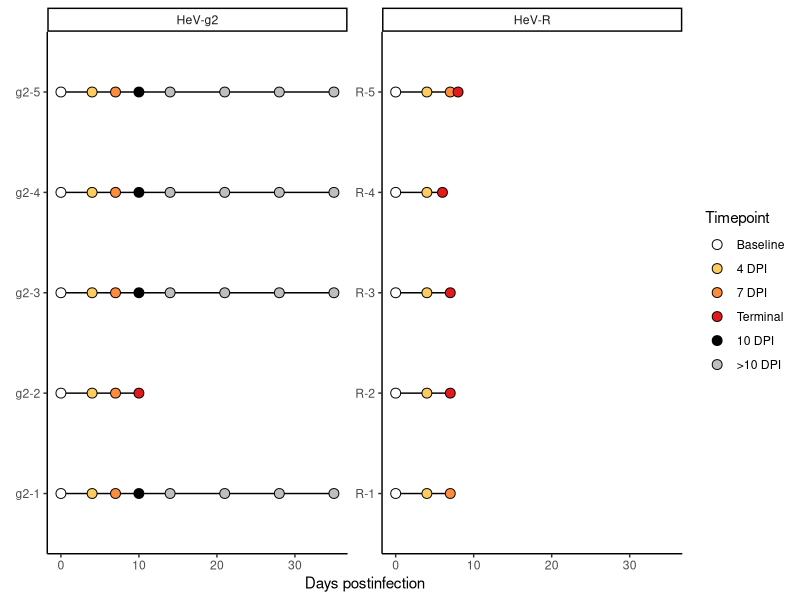
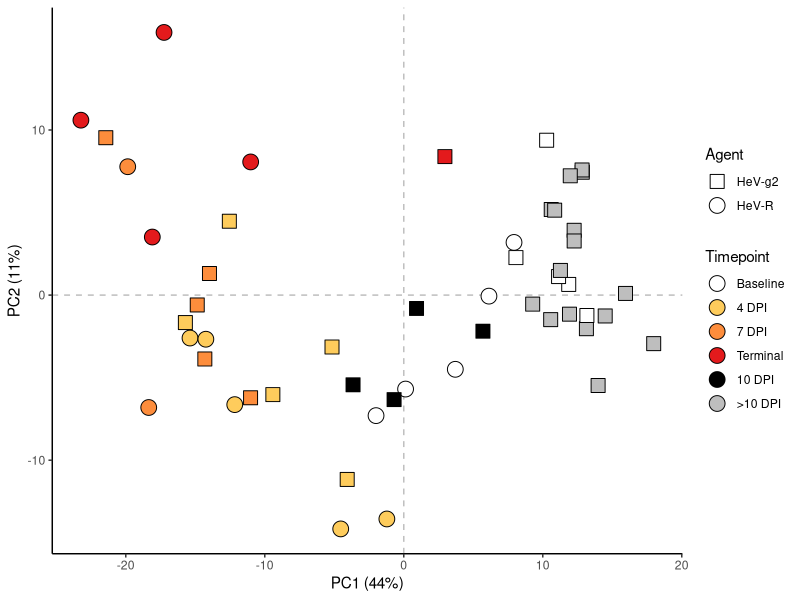
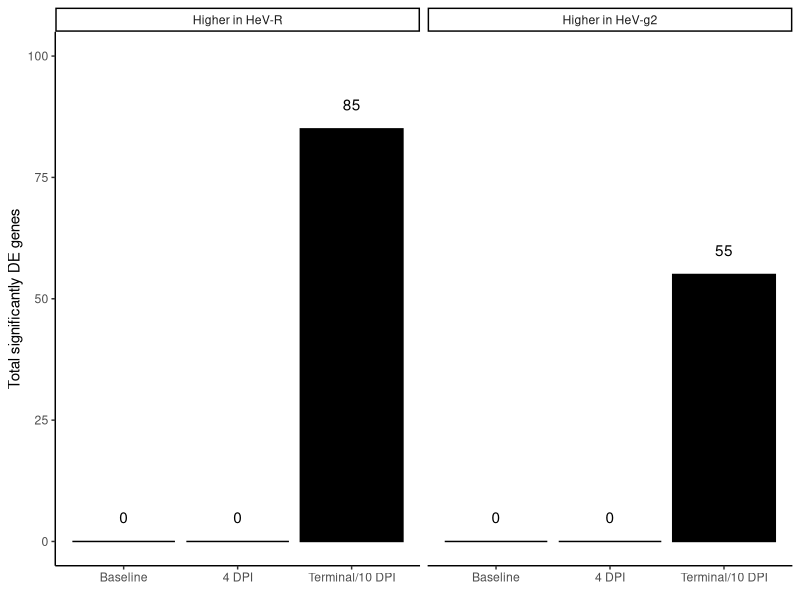
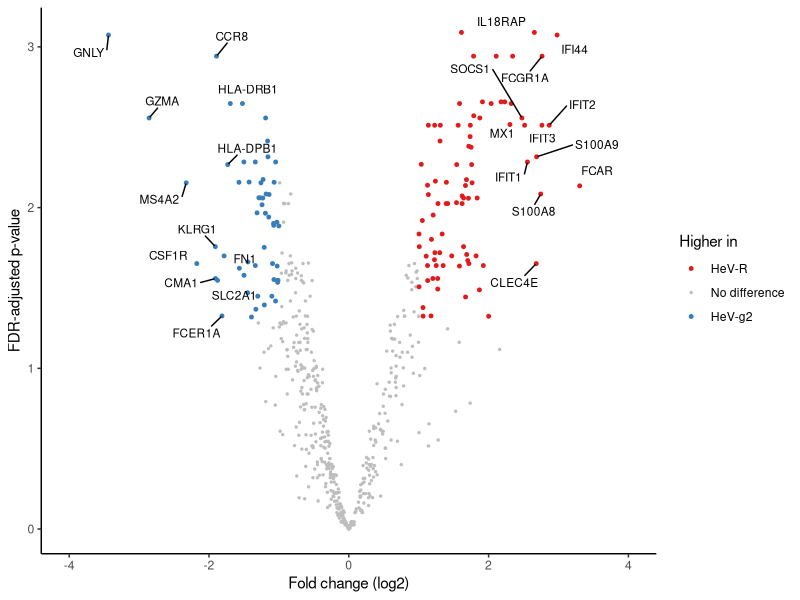
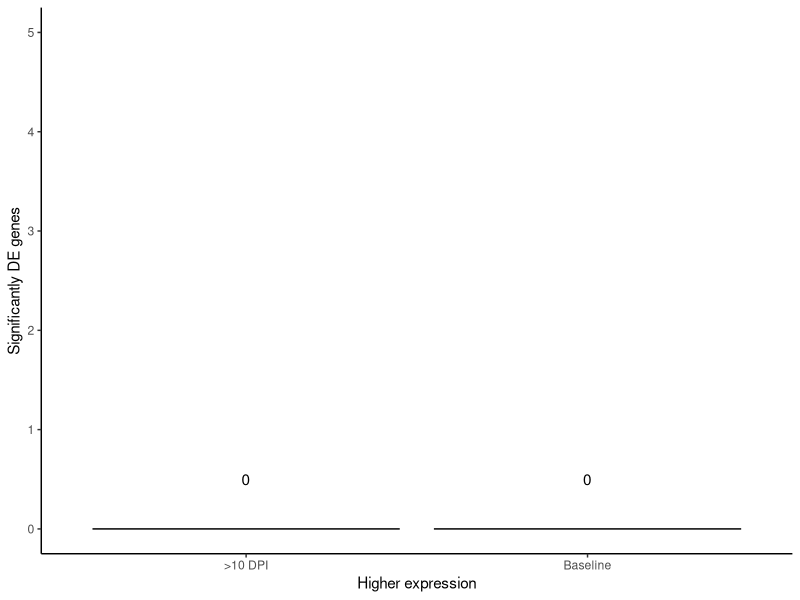
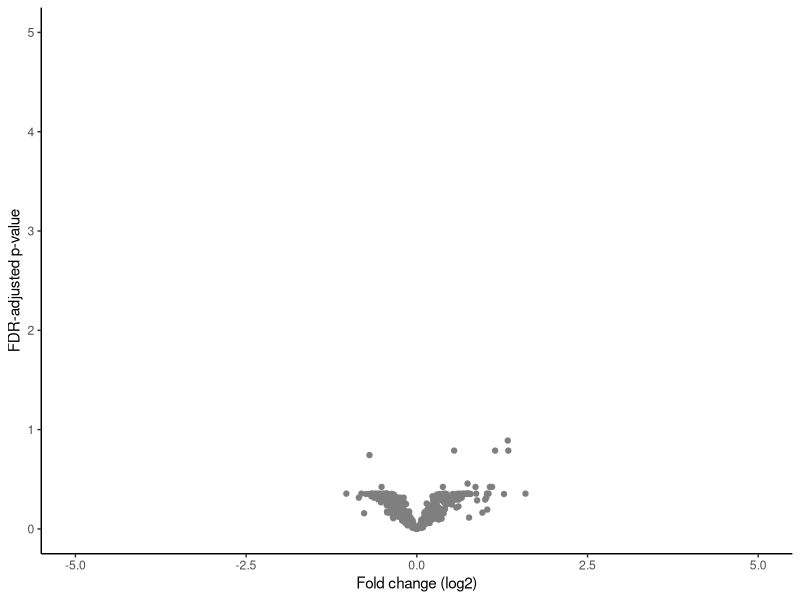
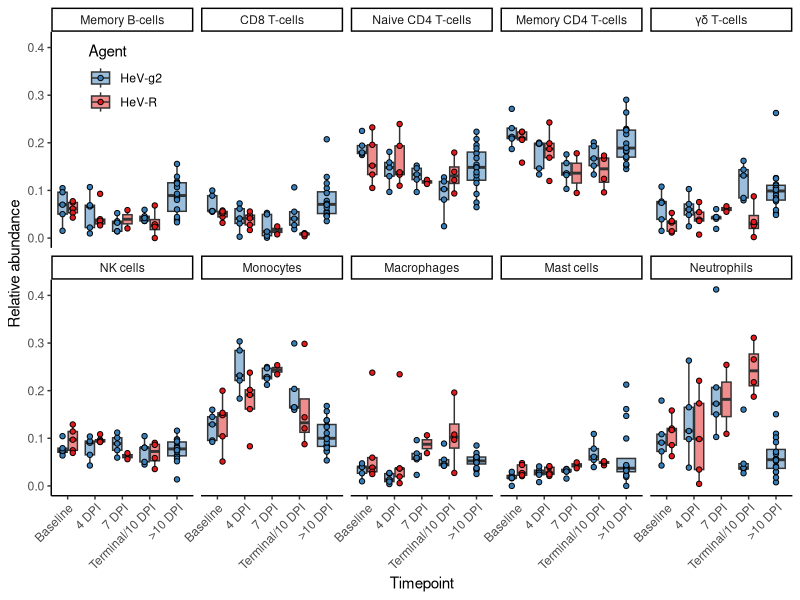

Write R code to recreate these figures, in order.
#!/usr/bin/env Rscript

## setup -----------------------------------------------------------------------
rm(list=ls(all.names=TRUE))
suppressPackageStartupMessages(library(tidyverse))
suppressPackageStartupMessages(library(edgeR))
options(stringsAsFactors=FALSE)
theme_set(theme_classic())

# helper variables
cols.times <- c(Baseline="white", "4 DPI"="#fecc5c", 
                "7 DPI"="#fd8d3c", Terminal="#e31a1c", 
                "10 DPI"="black", ">10 DPI"="grey")
cols.reg <- c("HeV-R"="#e31a1c", "No difference"="grey", "HeV-g2"="#377eb8")

# helper functions
run.de.strain <- function(timepoint, counts.mat, meta.mat, psig=0.05, fsig=1) {
  # subset by time-point and re-level agent column
  meta.mat <- meta.mat %>%
             filter(Timepoint==timepoint) %>%
             mutate(Agent=factor(Agent, 
                                 levels=c("HeV-g2", "HeV-R"),
                                 labels=c("g2", "Redlands")))
  counts.mat <- counts.mat[ , rownames(meta.mat)]
  
  # define model by "agent" column and define contrasts
  mm <- model.matrix(~0 + meta.mat$Agent)
  colnames(mm) <- levels(meta.mat$Agent)
  cont <- makeContrasts(Redlands-g2, levels=mm)
  
  # prep counts. Remove genes where <3 samples are above threshold (20),
  # normalize, and fit a linear model
  fit <- counts.mat[rowSums(counts.mat > 20) > 3, ] %>% 
         DGEList() %>%
         calcNormFactors() %>% 
         voom(design=mm) %>% # normalize
         lmFit(design=mm)
  
  # run differential expression, annotate, and return data frame
  degenes <- contrasts.fit(fit, cont) %>%
             eBayes() %>%
             topTable(n=Inf) %>%
             rownames_to_column("Gene") %>%
             mutate(psig=(adj.P.Val < psig),
                    fsig=(abs(logFC) > fsig),
                    padj=adj.P.Val,
                    Significant=(psig & fsig),
                    Regulation="No difference",
                    Timepoint=timepoint) %>%
             select(Gene, logFC, padj, Significant, Regulation, Timepoint)
  degenes[degenes$Significant & degenes$logFC > 0, "Regulation"] <- "HeV-R"
  degenes[degenes$Significant & degenes$logFC < 0, "Regulation"] <- "HeV-g2"
  degenes$Regulation <- factor(degenes$Regulation, 
                               levels=c("HeV-R", "No difference", "HeV-g2"))
  return(degenes)
}

run.de.timepoint <- function(counts.mat, meta.mat, model.mat, contrast, 
                             psig=0.05, fsig=1) {
  # prep counts. Remove genes where <3 samples are above threshold (20),
  # normalize, and fit a linear model
  fit <- counts.mat[rowSums(counts.mat > 20) > 3, ] %>% 
         DGEList() %>%
         calcNormFactors() %>% 
         voom(design=model.mat) %>% # normalize
         lmFit(design=model.mat)
  
  # run differential expression, annotate, and return data frame
  degenes <- contrasts.fit(fit, contrast) %>%
             eBayes() %>%
             topTable(n=Inf) %>%
             rownames_to_column("Gene") %>%
             mutate(psig=(adj.P.Val < psig),
                    fsig=(abs(logFC) > fsig),
                    padj=adj.P.Val,
                    Significant=(psig & fsig),
                    Regulation="No difference") %>%
             select(Gene, logFC, padj, Significant, Regulation)
  degenes$Regulation <- "None"
  degenes[degenes$Significant & degenes$logFC > 0, "Regulation"] <- "Up"
  degenes[degenes$Significant & degenes$logFC < 0, "Regulation"] <- "Down"
  degenes$Regulation <- factor(degenes$Regulation, 
                               levels=c("Up", "None", "Down"))
  return(degenes)
}

## inputs ----------------------------------------------------------------------
# load metadata and plot samples
meta <- read.csv("samplesheet.csv", na.strings="") %>%
        filter(QC.pass) %>%
        mutate(Timepoint=factor(Timepoint, levels=names(cols.times)))
rownames(meta) <- str_replace(meta$ID, "-", ".")
meta %>%
  ggplot(aes(DPI, NHP, group=NHP, fill=Timepoint)) +
  geom_line() +
  geom_point(pch=21, size=3) +
  scale_fill_manual(values=cols.times) +
  facet_wrap(~Agent, ncol=2, scales="free_y") +
  labs(x="Days postinfection",
       y=element_blank())
ggsave("analysis/samples.png",
       units="cm", width=15, height=8)

# thresholded counts
counts <- read.csv("analysis/counts-thresholded.csv", 
                   row.names=1) %>%
          as.matrix()
# remove controls
counts <- counts[!str_detect(rownames(counts), "^NEG|^POS"), ]

# align rows and columns
x <- intersect(rownames(meta), colnames(counts))
counts <- counts[ , x]
meta <- meta[x, ]
rm(x)

## QC: PCA ---------------------------------------------------------------------
# all samples
# filter genes with no counts above the threshold
dds <- counts[rowSums(counts > 20) > 3, ] %>%
       DGEList() %>%
       calcNormFactors() %>% 
       cpm()
# save CPM for CIBERSORT
dds %>%
  as.data.frame() %>%
  rownames_to_column("Gene") %>%
  write.table("analysis/cibersort-input.tsv", sep="\t")
# log transform and format
dds <- dds %>%
       log2() %>% 
       t()

# run PCA
pca <- dds %>%
        prcomp()
pcs <- summary(pca)$importance["Proportion of Variance", 1:2]
pcs <- round(100*pcs)
pcs <- paste0(c("PC1 (", "PC2 ("), pcs, "%)")
pca <- pca$x %>%
       as.data.frame() %>%
       rownames_to_column("ID") %>%
       mutate(ID=str_replace(ID, "\\.", "-")) %>%
       select(ID, PC1, PC2) %>%
       left_join(meta, by="ID")
pca %>%
  ggplot(aes(PC1, PC2, shape=Agent, fill=Timepoint)) +
  geom_hline(yintercept=0, linetype=2, col="grey") +
  geom_vline(xintercept=0, linetype=2, col="grey") +
  geom_point(size=5) +
  scale_fill_manual(values=cols.times) +
  scale_shape_manual(values=c("HeV-R"=21, "HeV-g2"=22)) +
  guides(fill=guide_legend(override.aes=list(shape=21))) +
  labs(x=pcs[1],
       y=pcs[2])
ggsave("analysis/pca-all.png",
       units="cm", width=15, height=8)
rm(pca, pcs)

# clean up
rm(dds)

## differential expression analyses: by viral strain ---------------------------
# put 10 DPI and terminal on the same level
m <- meta %>%
     mutate(Timepoint=factor(Timepoint,
                             levels=c("Baseline", "4 DPI", "7 DPI",
                                      "Terminal", "10 DPI"),
                             labels=c("Baseline", "4 DPI", "7 DPI",
                                      "Terminal/10 DPI", "Terminal/10 DPI")))

# run DE between HeV-g2 and HeV-R and save outputs
# do NOT run on 7 DPI because there are only 2x HeV-R 
dds <- c("Baseline", "4 DPI", "Terminal/10 DPI") %>%
       lapply(run.de.strain, counts.mat=counts, meta.mat=m) %>%
       do.call(rbind, .) %>%
       mutate(Timepoint=factor(Timepoint, 
                               levels=c("Baseline", "4 DPI", 
                                        "Terminal/10 DPI")))
write.csv(dds, "analysis/results-strain.csv", row.names=FALSE)

# total DE genes per timepoint
dds %>%
  filter(Significant) %>%
  group_by(Timepoint, Regulation) %>%
  summarise(Genes=n(),
            .groups="drop") %>% 
  # add in missing zeros
  right_join(expand.grid(Timepoint=levels(dds$Timepoint),
                         Regulation=c("HeV-R", "HeV-g2")),
             by=c("Timepoint", "Regulation")) %>%
  replace_na(list(Genes=0)) %>%
  # update group labels
  mutate(Regulation=factor(Regulation, 
                           labels=c("Higher in HeV-R", 
                                    "Higher in HeV-g2"))) %>%
  ggplot(aes(Timepoint, Genes)) +
  geom_col(col="black", fill="black") +
  geom_text(aes(label=Genes), nudge_y=5) +
  scale_y_continuous(limits=c(0, 100)) +
  facet_wrap(~Regulation) +
  labs(x=element_blank(),
       y="Total significantly DE genes")
ggsave("analysis/degenes-strain.png",
       units="cm", width=15, height=10)

# volcano for terminal/10 DPI
top.de <- dds %>%
          filter(Timepoint=="Terminal/10 DPI",
                 Significant) %>%
          group_by(Regulation) %>%
          top_n(n=12, wt=abs(logFC)) %>% 
          ungroup()
dds %>%
  filter(Timepoint=="Terminal/10 DPI") %>%
  ggplot(aes(logFC, -log10(padj), col=Regulation, size=Regulation)) +
  geom_point() +
  ggrepel::geom_text_repel(data=top.de, aes(label=Gene), 
                           col="black", size=3, force=25, max.iter=1e6) +
  xlim(-4, 4) +
  scale_color_manual(values=cols.reg) +
  scale_size_manual(values=c(1, 0.5, 1)) +
  labs(x="Fold change (log2)",
       y="FDR-adjusted p-value",
       col="Higher in",
       size="Higher in")
ggsave("analysis/volcano-strain.png",
       units="cm", width=15, height=10) 

# clean up
rm(m, dds, top.de)

## differential expression analyses: 4 DPI vs. baseline ------------------------
# g2
m <- meta %>%
     filter(Agent=="HeV-g2",
            Timepoint %in% c("Baseline", "4 DPI")) %>%
     mutate(Timepoint=droplevels(Timepoint))
c <- counts[, rownames(m)]
# define model 
mm <- model.matrix(~0 + m$Timepoint)
colnames(mm) <- c("Baseline", "DPI4")
dds <- run.de.timepoint(c, m, mm, makeContrasts(DPI4-Baseline, 
                                              levels=colnames(mm))) %>%
       mutate(Agent="HeV-g2")

# Redlands
m <- meta %>%
     filter(Agent=="HeV-R",
            Timepoint %in% c("Baseline", "4 DPI")) %>%
     mutate(Timepoint=droplevels(Timepoint))
c <- counts[, rownames(m)]
# define model 
mm <- model.matrix(~0 + m$Timepoint)
colnames(mm) <- c("Baseline", "DPI4")
dds <- run.de.timepoint(c, m, mm, makeContrasts(DPI4-Baseline, 
                                                levels=colnames(mm))) %>%
       mutate(Agent="HeV-R") %>%
       # add g2 results
       rbind(dds)

# Venn diagram of DE genes
dds <- list("HeV-R"=dds %>%
                    filter(Agent=="HeV-R", 
                           Significant) %>%
                    select(Gene) %>%
                    unlist(),
            "HeV-g2"=dds %>%
                     filter(Agent=="HeV-g2", 
                            Significant) %>%
                     select(Gene) %>%
                     unlist())
VennDiagram::venn.diagram(dds, "analysis/venn-4dpi.png", imagetype="png", 
                          units="in", width=2.5, height=2.5,
                          disable.logging=TRUE,  
                          fontfamily="sans", cat.fontfamily="sans", 
                          margin=0.05, cat.pos=c(-140, 140), cat.dist=0.06, 
                          fill=cols.reg[c("HeV-R", "HeV-g2")], alpha=0.5)

# clean up
rm(c, dds, m, mm)

## differential expression analyses: 10/term vs. baseline ----------------------
# g2
m <- meta %>%
     filter(Agent=="HeV-g2",
            Timepoint %in% c("Baseline", "10 DPI")) %>%
     mutate(Timepoint=droplevels(Timepoint))
c <- counts[, rownames(m)]
# define model 
mm <- model.matrix(~0 + m$Timepoint)
colnames(mm) <- c("Baseline", "DPI10")
dds <- run.de.timepoint(c, m, mm, makeContrasts(DPI10-Baseline, 
                                                levels=colnames(mm))) %>%
       mutate(Agent="HeV-g2")

# Redlands
m <- meta %>%
     filter(Agent=="HeV-R",
            Timepoint %in% c("Baseline", "Terminal")) %>%
     mutate(Timepoint=droplevels(Timepoint))
c <- counts[, rownames(m)]
# define model 
mm <- model.matrix(~0 + m$Timepoint)
colnames(mm) <- c("Baseline", "Terminal")
dds <- run.de.timepoint(c, m, mm, makeContrasts(Terminal-Baseline, 
                                                levels=colnames(mm))) %>%
       mutate(Agent="HeV-R") %>%
       # add g2 results
       rbind(dds)

# Venn diagram of DE genes
dds <- list("HeV-R"=dds %>%
              filter(Agent=="HeV-R", 
                     Significant) %>%
              select(Gene) %>%
              unlist(),
            "HeV-g2"=dds %>%
              filter(Agent=="HeV-g2", 
                     Significant) %>%
              select(Gene) %>%
              unlist())
VennDiagram::venn.diagram(dds, "analysis/venn-10dpiterm.png", imagetype="png", 
                          units="in", width=2.5, height=2.5,
                          disable.logging=TRUE,  
                          fontfamily="sans", cat.fontfamily="sans", 
                          margin=0.05, cat.pos=c(-40, 30), cat.dist=0.06, 
                          fill=cols.reg[c("HeV-R", "HeV-g2")], alpha=0.5)

# clean up
rm(c, dds, m, mm)

## differential expression analyses: >10 DPI vs. baseline ----------------------
# filter metadata to HeV-g2 only, baseline vs. >10 DPI
m <- meta %>%
     filter(Agent=="HeV-g2",
            Timepoint %in% c(">10 DPI", "Baseline")) %>%
     mutate(Timepoint=factor(Timepoint, levels=unique(Timepoint)))
# filter counts
c <- counts[ , rownames(m)]
mm <- model.matrix(~0 + m$Timepoint)
colnames(mm) <- c("Baseline", "Convalescent")
dds <- run.de.timepoint(c, m, mm, makeContrasts(Convalescent-Baseline, 
                                                levels=colnames(mm)))
write.csv(dds, "analysis/results-recovery.csv", row.names=FALSE)

# total DE genes
dds %>%
  filter(Significant) %>%
  group_by(Regulation) %>%
  summarise(Genes=n(),
            .groups="drop") %>% 
  # add in missing zeros
  right_join(data.frame(Regulation=c(">10 DPI", "Baseline")),
             by="Regulation") %>%
  replace_na(list(Genes=0)) %>%
  ggplot(aes(Regulation, Genes)) +
  geom_col(col="black", fill="black") +
  geom_text(aes(label=Genes), nudge_y=0.5) +
  scale_y_continuous(limits=c(0, 5), breaks=0:5) +
  labs(x="Higher expression",
       y="Significantly DE genes")
ggsave("analysis/degenes-recovery.png",
       units="cm", width=10, height=10)

# volcano plot
dds %>%
  ggplot(aes(logFC, -log10(padj), col=Regulation)) +
  geom_point() +
  scale_y_continuous(limits=c(0, 5), breaks=0:5) +
  xlim(-5, 5) +
  scale_color_manual(values=cols.reg) +
  labs(x="Fold change (log2)",
       y="FDR-adjusted p-value",
       col="Higher in") +
  theme(legend.position="bottom")
ggsave("analysis/volcano-recovery.png",
       units="cm", width=10, height=10) 

# clean up
rm(m, dds, c, mm)

## DCQ -------------------------------------------------------------------------
# read cibersort output. Remove columns with all zeros plus rows with p > 0.05
dcq <- read.csv("analysis/cibersort-output.csv") %>%
       filter(P.value < 0.05) %>% 
       select(-P.value, -Correlation, -RMSE) %>%
       column_to_rownames("Mixture")

# remove cell types with no samples >10%
dcq <- dcq[, apply(dcq, 2, max) > 0.1]
dcq$ID <- str_replace(rownames(dcq), "\\.", "-")

# move to "long" format and add in metadata
dcq <- dcq %>%
       reshape2::melt(id.vars="ID",
                      variable.name="Celltype",
                      value.name="Abundance") %>%
       left_join(meta, by="ID") %>%
       # re-format celltype names
       # update time point levels to group 10 DPI and terminal together
       mutate(Celltype=factor(Celltype, levels=levels(Celltype),
                              labels=c("Memory B-cells", 
                                       "CD8 T-cells",
                                       "Naive CD4 T-cells",
                                       "Memory CD4 T-cells",
                                       "γδ T-cells", 
                                       "NK cells",
                                       "Monocytes", 
                                       "Macrophages",
                                       "Mast cells", 
                                       "Neutrophils")),
              Timepoint=factor(Timepoint, labels=c("Baseline", "4 DPI", "7 DPI",
                                                   "Terminal/10 DPI",
                                                   "Terminal/10 DPI", ">10 DPI"))) 

# remove the terminal sample from g2
dcq <- dcq[dcq$ID != "nhpD7239-dpi10", ]

# wilcoxon tests for each comparison: no significance after 
dcq %>%
  # remove >10 DPI and 7 DPI
  filter(Timepoint != ">10 DPI",
         Timepoint != "7 DPI") %>%
  select(Celltype, Timepoint, Agent, Abundance) %>%
  group_by(Celltype, Timepoint) %>%
  rstatix::wilcox_test(Abundance ~ Agent) %>%
  # adjust P-value 
  rstatix::adjust_pvalue(method="bonferroni") %>%
  arrange(p.adj)

dcq %>%
  ggplot(aes(Timepoint, Abundance)) +
  geom_boxplot(aes(fill=Agent), outliers=FALSE, alpha=0.5) +
  geom_point(aes(fill=Agent, group=Agent), pch=21, 
             position=position_dodge(width=0.75)) +
  scale_fill_manual(values=cols.reg) +
  facet_wrap(~Celltype, ncol=5) +
  labs(y="Relative abundance") +
  theme(legend.position=c(0.1, 0.9), 
        axis.text.x=element_text(angle=45, hjust=1)) 
ggsave("analysis/cibersort-output.png",
       units="cm", width=20, height=15)

## done! -----------------------------------------------------------------------
sessionInfo()
